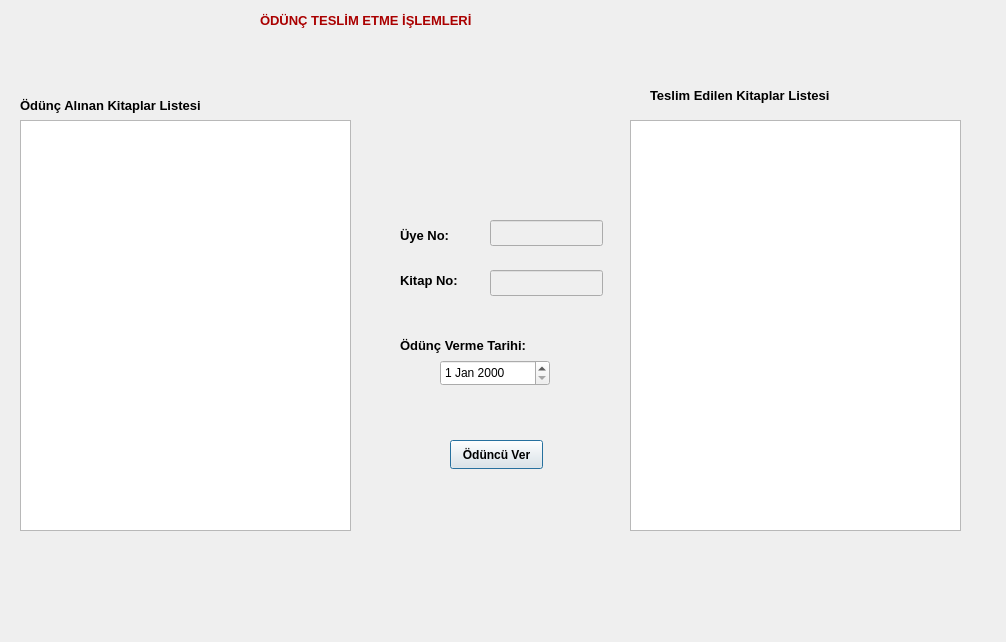
<?xml version="1.0" encoding="UTF-8"?>
<ui version="4.0">
 <class>odunc_teslim</class>
 <widget class="QDialog" name="odunc_teslim">
  <property name="geometry">
   <rect>
    <x>0</x>
    <y>0</y>
    <width>1006</width>
    <height>642</height>
   </rect>
  </property>
  <property name="windowTitle">
   <string>Dialog</string>
  </property>
  <widget class="QLabel" name="label">
   <property name="geometry">
    <rect>
     <x>260</x>
     <y>0</y>
     <width>281</width>
     <height>41</height>
    </rect>
   </property>
   <property name="palette">
    <palette>
     <active>
      <colorrole role="WindowText">
       <brush brushstyle="SolidPattern">
        <color alpha="255">
         <red>170</red>
         <green>0</green>
         <blue>0</blue>
        </color>
       </brush>
      </colorrole>
     </active>
     <inactive>
      <colorrole role="WindowText">
       <brush brushstyle="SolidPattern">
        <color alpha="255">
         <red>170</red>
         <green>0</green>
         <blue>0</blue>
        </color>
       </brush>
      </colorrole>
     </inactive>
     <disabled/>
    </palette>
   </property>
   <property name="font">
    <font>
     <pointsize>10</pointsize>
     <bold>true</bold>
    </font>
   </property>
   <property name="text">
    <string>ÖDÜNÇ TESLİM ETME İŞLEMLERİ</string>
   </property>
  </widget>
  <widget class="QTableView" name="tableView_OduncAlinan">
   <property name="geometry">
    <rect>
     <x>20</x>
     <y>120</y>
     <width>331</width>
     <height>411</height>
    </rect>
   </property>
  </widget>
  <widget class="QTableView" name="tableView_OduncTeslimEdilen">
   <property name="geometry">
    <rect>
     <x>630</x>
     <y>120</y>
     <width>331</width>
     <height>411</height>
    </rect>
   </property>
  </widget>
  <widget class="QLabel" name="label_2">
   <property name="geometry">
    <rect>
     <x>20</x>
     <y>90</y>
     <width>251</width>
     <height>31</height>
    </rect>
   </property>
   <property name="font">
    <font>
     <pointsize>10</pointsize>
     <bold>true</bold>
    </font>
   </property>
   <property name="text">
    <string>Ödünç Alınan Kitaplar Listesi</string>
   </property>
  </widget>
  <widget class="QLabel" name="label_3">
   <property name="geometry">
    <rect>
     <x>650</x>
     <y>80</y>
     <width>251</width>
     <height>31</height>
    </rect>
   </property>
   <property name="font">
    <font>
     <pointsize>10</pointsize>
     <bold>true</bold>
    </font>
   </property>
   <property name="text">
    <string>Teslim Edilen Kitaplar Listesi</string>
   </property>
  </widget>
  <widget class="QLabel" name="label_4">
   <property name="geometry">
    <rect>
     <x>400</x>
     <y>220</y>
     <width>71</width>
     <height>31</height>
    </rect>
   </property>
   <property name="font">
    <font>
     <pointsize>10</pointsize>
     <bold>true</bold>
    </font>
   </property>
   <property name="text">
    <string>Üye No:</string>
   </property>
  </widget>
  <widget class="QLineEdit" name="lineEdit_UyeNo">
   <property name="enabled">
    <bool>false</bool>
   </property>
   <property name="geometry">
    <rect>
     <x>490</x>
     <y>220</y>
     <width>113</width>
     <height>26</height>
    </rect>
   </property>
  </widget>
  <widget class="QLabel" name="label_5">
   <property name="geometry">
    <rect>
     <x>400</x>
     <y>270</y>
     <width>81</width>
     <height>20</height>
    </rect>
   </property>
   <property name="font">
    <font>
     <pointsize>10</pointsize>
     <bold>true</bold>
    </font>
   </property>
   <property name="text">
    <string>Kitap No:</string>
   </property>
  </widget>
  <widget class="QLineEdit" name="lineEdit_KitapNo">
   <property name="enabled">
    <bool>false</bool>
   </property>
   <property name="geometry">
    <rect>
     <x>490</x>
     <y>270</y>
     <width>113</width>
     <height>26</height>
    </rect>
   </property>
  </widget>
  <widget class="QDateEdit" name="dateEdit_oduncVer">
   <property name="geometry">
    <rect>
     <x>440</x>
     <y>360</y>
     <width>110</width>
     <height>26</height>
    </rect>
   </property>
  </widget>
  <widget class="QLabel" name="label_6">
   <property name="geometry">
    <rect>
     <x>400</x>
     <y>330</y>
     <width>181</width>
     <height>31</height>
    </rect>
   </property>
   <property name="font">
    <font>
     <pointsize>10</pointsize>
     <bold>true</bold>
    </font>
   </property>
   <property name="text">
    <string>Ödünç Verme Tarihi:</string>
   </property>
  </widget>
  <widget class="QPushButton" name="pushButton_oduncVer">
   <property name="geometry">
    <rect>
     <x>450</x>
     <y>440</y>
     <width>93</width>
     <height>29</height>
    </rect>
   </property>
   <property name="font">
    <font>
     <bold>true</bold>
    </font>
   </property>
   <property name="text">
    <string>Ödüncü Ver</string>
   </property>
  </widget>
 </widget>
 <resources/>
 <connections/>
</ui>
